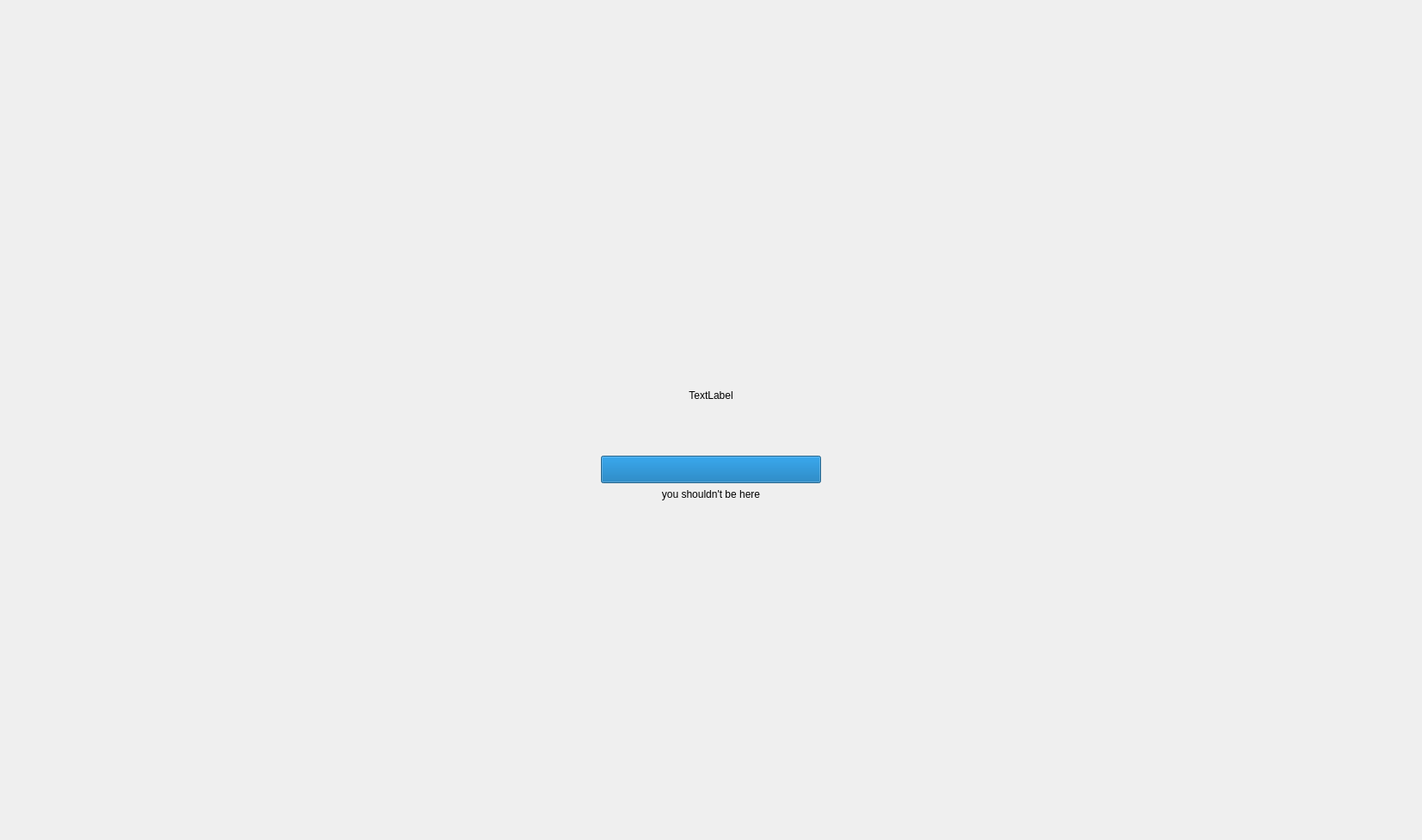
      <widget class="QWidget" name="load_splash">
       <layout class="QGridLayout" name="gridLayout_4">
        <item row="0" column="1">
         <spacer name="verticalSpacer_10">
          <property name="orientation">
           <enum>Qt::Orientation::Vertical</enum>
          </property>
          <property name="sizeHint" stdset="0">
           <size>
            <width>20</width>
            <height>385</height>
           </size>
          </property>
         </spacer>
        </item>
        <item row="1" column="0">
         <spacer name="horizontalSpacer_51">
          <property name="orientation">
           <enum>Qt::Orientation::Horizontal</enum>
          </property>
          <property name="sizeHint" stdset="0">
           <size>
            <width>688</width>
            <height>20</height>
           </size>
          </property>
         </spacer>
        </item>
        <item row="1" column="1">
         <layout class="QVBoxLayout" name="verticalLayout_11">
          <item>
           <layout class="QHBoxLayout" name="horizontalLayout_33">
            <item>
             <spacer name="horizontalSpacer_49">
              <property name="orientation">
               <enum>Qt::Orientation::Horizontal</enum>
              </property>
              <property name="sizeType">
               <enum>QSizePolicy::Policy::Minimum</enum>
              </property>
              <property name="sizeHint" stdset="0">
               <size>
                <width>40</width>
                <height>20</height>
               </size>
              </property>
             </spacer>
            </item>
            <item>
             <widget class="QLabel" name="label_28">
              <property name="minimumSize">
               <size>
                <width>128</width>
                <height>128</height>
               </size>
              </property>
              <property name="maximumSize">
               <size>
                <width>128</width>
                <height>128</height>
               </size>
              </property>
              <property name="baseSize">
               <size>
                <width>64</width>
                <height>64</height>
               </size>
              </property>
              <property name="autoFillBackground">
               <bool>false</bool>
              </property>
              <property name="text">
               <string>TextLabel</string>
              </property>
              <property name="alignment">
               <set>Qt::AlignmentFlag::AlignCenter</set>
              </property>
             </widget>
            </item>
            <item>
             <spacer name="horizontalSpacer_50">
              <property name="orientation">
               <enum>Qt::Orientation::Horizontal</enum>
              </property>
              <property name="sizeType">
               <enum>QSizePolicy::Policy::Minimum</enum>
              </property>
              <property name="sizeHint" stdset="0">
               <size>
                <width>40</width>
                <height>20</height>
               </size>
              </property>
             </spacer>
            </item>
           </layout>
          </item>
          <item>
           <widget class="QProgressBar" name="progressBar">
            <property name="sizePolicy">
             <sizepolicy hsizetype="Fixed" vsizetype="Fixed">
              <horstretch>0</horstretch>
              <verstretch>0</verstretch>
             </sizepolicy>
            </property>
            <property name="minimumSize">
             <size>
              <width>256</width>
              <height>32</height>
             </size>
            </property>
            <property name="maximumSize">
             <size>
              <width>512</width>
              <height>32</height>
             </size>
            </property>
            <property name="value">
             <number>100</number>
            </property>
            <property name="textVisible">
             <bool>false</bool>
            </property>
           </widget>
          </item>
          <item>
           <widget class="QLabel" name="loading_label">
            <property name="sizePolicy">
             <sizepolicy hsizetype="Minimum" vsizetype="Preferred">
              <horstretch>0</horstretch>
              <verstretch>0</verstretch>
             </sizepolicy>
            </property>
            <property name="text">
             <string>you shouldn't be here</string>
            </property>
            <property name="alignment">
             <set>Qt::AlignmentFlag::AlignCenter</set>
            </property>
           </widget>
          </item>
         </layout>
        </item>
        <item row="1" column="2">
         <spacer name="horizontalSpacer_52">
          <property name="orientation">
           <enum>Qt::Orientation::Horizontal</enum>
          </property>
          <property name="sizeHint" stdset="0">
           <size>
            <width>688</width>
            <height>20</height>
           </size>
          </property>
         </spacer>
        </item>
        <item row="2" column="1">
         <spacer name="verticalSpacer_11">
          <property name="orientation">
           <enum>Qt::Orientation::Vertical</enum>
          </property>
          <property name="sizeHint" stdset="0">
           <size>
            <width>20</width>
            <height>384</height>
           </size>
          </property>
         </spacer>
        </item>
       </layout>
      </widget>
